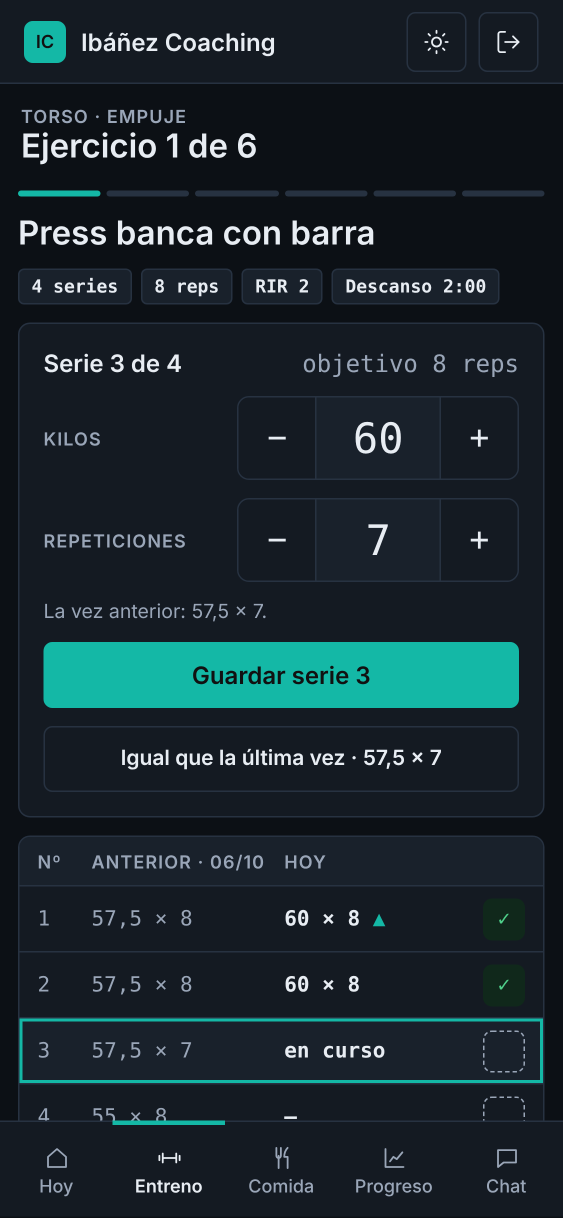
#> input picture recursos/cliente-entreno.png, 1125 x 2436 px, given in place of p1-1-raw.png, which was not available (shown at 1/2 size)
$ python lote-04.py
#> lines starting #> are read from the running program, lines starting #| are printed output that depends on the picture
# Lote 4 de @coachera.app: lunes 26, miércoles 28 y viernes 30 de octubre (7 imágenes de 1080 x 1350).
# Uso: python3 herramientas/lote-04.py [prefijo]   (sin prefijo, todas). Ver herramientas/README.md
import os, sys, subprocess, html
from PIL import Image

AQUI = os.path.dirname(os.path.abspath(__file__))
CAP = os.path.abspath(os.path.join(AQUI, "..", "recursos"))          # capturas de la app y el icono
SALIDA = os.environ.get("SALIDA", "/tmp/coachera-redes-salida")      # aquí quedan los PNG
HTML = os.path.join(SALIDA, "html"); PNG = os.path.join(SALIDA, "png")
os.makedirs(HTML, exist_ok=True); os.makedirs(PNG, exist_ok=True)
CHROME = os.environ.get("CHROME", "/opt/pw-browsers/chromium-1194/chrome-linux/chrome")
LOGO = f"file://{CAP}/../marca/logo/icono-1024.png"   # la C que avanza, en turquesa (desde el 17/10)
def cap(n): return f"file://{CAP}/{n}"

CSS = """
:root{--bg:#06080B;--sf:#0E131A;--sf2:#131A23;--line:rgba(255,255,255,.08);--line2:rgba(255,255,255,.16);
--text:#E8EDF3;--strong:#FFFFFF;--muted:#9AA6B8;--brand:#14B8A6;--brandtext:#5EEAD4;--onbrand:#06231F}
*{box-sizing:border-box}
html,body{margin:0;background:var(--bg)}
.s{width:1080px;height:1350px;position:relative;overflow:hidden;background:var(--bg);color:var(--text);
 font-family:'IBM Plex Sans',sans-serif;padding:104px 88px 0;-webkit-font-smoothing:antialiased}
.s.t{background:var(--brand);color:var(--onbrand)}
.kicker{font-family:'IBM Plex Mono',monospace;font-weight:500;font-size:26px;letter-spacing:.1em;text-transform:uppercase;color:var(--brandtext);margin-bottom:34px}
.t .kicker{color:rgba(6,35,31,.72)}
h1{font-weight:600;font-size:96px;line-height:1.02;letter-spacing:-.03em;margin:0;color:var(--strong)}
h2{font-weight:600;font-size:68px;line-height:1.07;letter-spacing:-.025em;margin:0;color:var(--strong)}
.t h1,.t h2{color:var(--onbrand)}
.lead{font-size:38px;line-height:1.35;color:var(--muted);margin-top:30px;font-weight:400}
.t .lead{color:rgba(6,35,31,.82)}
.acento{color:var(--brandtext)}
.pie{position:absolute;left:88px;right:88px;bottom:70px;display:flex;align-items:center;justify-content:space-between}
.marca{display:flex;align-items:center;gap:16px;font-size:28px;color:var(--muted);font-weight:500}
.marca img{width:52px;height:52px;border-radius:12px;display:block}
.t .marca{color:rgba(6,35,31,.78)} .t .marca img{box-shadow:0 0 0 2px rgba(6,35,31,.55)}
.cont{font-family:'IBM Plex Mono',monospace;font-size:26px;color:var(--muted);display:flex;align-items:center;gap:14px}
.t .cont{color:rgba(6,35,31,.72)}
.desliza{font-size:44px;line-height:1}
.btn{display:inline-flex;align-items:center;gap:16px;background:var(--brand);color:var(--onbrand);font-weight:600;font-size:38px;
 padding:28px 44px;border-radius:999px;border:1.5px solid var(--brandtext)}
.t .btn{background:var(--onbrand);color:#fff;border-color:var(--onbrand)}
.chips{display:flex;flex-wrap:wrap;gap:16px;margin-top:56px}
.chip{border:1.5px solid var(--line2);border-radius:999px;padding:16px 30px;font-size:32px;font-weight:500;color:var(--text)}
.t .chip{border-color:rgba(6,35,31,.5);color:var(--onbrand)}
.nota{font-size:30px;color:var(--muted);margin-top:26px}
.t .nota{color:rgba(6,35,31,.78)}
.cifra{font-family:'IBM Plex Mono',monospace;font-weight:500;font-size:300px;line-height:.9;letter-spacing:-.05em;color:var(--strong)}
.tel{position:absolute;background:#000;border-radius:66px;padding:14px;border:1.5px solid var(--line2)}
.tel img{display:block;width:100%;border-radius:52px}
.win{background:var(--sf);border:1.5px solid var(--line2);border-radius:20px;overflow:hidden}
.win .barra{height:40px;display:flex;align-items:center;gap:10px;padding:0 18px;border-bottom:1px solid var(--line)}
.win .barra i{width:12px;height:12px;border-radius:50%;background:#2A3442;display:block}
.win img{display:block;width:100%}
.filas{margin-top:64px;display:flex;flex-direction:column;gap:0}
.fila{display:flex;align-items:center;gap:28px;padding:30px 0;border-top:1.5px solid var(--line);font-size:38px;color:var(--text)}
.fila:last-child{border-bottom:1.5px solid var(--line)}
.fila svg{width:46px;height:46px;flex:none;stroke:var(--brandtext);fill:none;stroke-width:1.8;stroke-linecap:round;stroke-linejoin:round}
.card{background:var(--sf);border:1.5px solid var(--line2);border-radius:16px}
.mono{font-family:'IBM Plex Mono',monospace}
"""

ICON = {
 "fuga": '<svg viewBox="0 0 24 24"><circle cx="9" cy="8" r="4"/><path d="M2 21c0-3.9 3.1-7 7-7s7 3.1 7 7"/><path d="M17 8l5 5M22 8l-5 5"/></svg>',
 "memoria": '<svg viewBox="0 0 24 24"><path d="M7 7h13l-4-4M17 17H4l4 4"/></svg>',
 "pdf": '<svg viewBox="0 0 24 24"><path d="M14 3H6a2 2 0 0 0-2 2v14a2 2 0 0 0 2 2h12a2 2 0 0 0 2-2V9z"/><path d="M14 3v6h6"/></svg>',
 "cobro": '<svg viewBox="0 0 24 24"><circle cx="12" cy="12" r="9"/><path d="M15 9.5c-.5-1-1.6-1.5-3-1.5-1.7 0-3 .9-3 2s1.3 1.7 3 2 3 .9 3 2-1.3 2-3 2c-1.4 0-2.5-.5-3-1.5M12 6v2M12 16v2"/></svg>',
}

def pie(n=None, total=None, flecha=False):
    cont = ""
    if n:
        cont = f'<div class="cont">{n}/{total}' + ('<span class="desliza">→</span>' if flecha else '') + '</div>'
    return f'<div class="pie"><div class="marca"><img src="{LOGO}">coachera.fit</div>{cont}</div>'

def slide(body, turquesa=False, n=None, total=None, flecha=False):
    return f'<!doctype html><html><head><meta charset="utf-8"><style>{CSS}</style></head><body><div class="s{" t" if turquesa else ""}">{body}{pie(n,total,flecha)}</div></body></html>'

def tel(src, left, top, width):
    return f'<div class="tel" style="left:{left}px;top:{top}px;width:{width}px"><img src="{cap(src)}"></div>'

def win(src, extra=""):
    return f'<div class="win" style="{extra}"><div class="barra"><i></i><i></i><i></i></div><img src="{cap(src)}"></div>'

E = html.escape
S = {}
# ---------- P1 · Equivalencias de alimentos (lunes 26, carrusel de 3) ----------
S["p1-1"] = slide('<div class="kicker">Nutrición</div>'
  '<h1 style="font-size:112px;margin-top:130px">«No tengo arroz. ¿Qué como?»</h1>'
  '<div class="lead" style="font-size:44px;margin-top:44px">La pregunta que te llega cada semana. Que la conteste la app.</div>', True, 1, 3, True)
S["p1-2"] = slide('<div class="kicker">Cambiar un alimento</div><h2>Toca «Cambiar» y la app le dice cuánto tomar.</h2>'
  + tel("cliente-equivalencia.png", 348, 450, 384), False, 2, 3)
reglas = "".join(f'''<div style="display:flex;align-items:baseline;justify-content:space-between;gap:24px;padding:38px 0;border-top:1.5px solid var(--line)">
 <div style="font-size:44px;font-weight:500;color:#fff">{a}</div>
 <div class="mono" style="font-size:34px;color:var(--brandtext);text-align:right">{b}</div></div>''' for a, b in [
  ("Arroz", "→ por hidratos"), ("Pollo", "→ por proteína"), ("Aceite", "→ por grasa")])
S["p1-3"] = slide('<h2 style="margin-top:40px">Cambia el alimento, no la dieta.</h2>'
  '<div class="lead" style="font-size:40px;margin-top:26px">Se mantiene el macro que manda en cada alimento, y los gramos salen redondeados para poder pesarlos.</div>'
  '<div style="margin-top:60px;border-bottom:1.5px solid var(--line)">' + reglas + '</div>'
  '<div style="margin-top:64px"><span class="btn">Empieza gratis en coachera.fit</span></div>'
  '<div class="nota">Gratis hasta 5 clientes · Sin tarjeta</div>', False, 3, 3)

# ---------- P2 · Hábitos con su cifra (miércoles 28, imagen) ----------
TW, TL, TT = 396, 88, 400
sw = TW - 28; sh = sw * 2436 / 1125
def pt(fx, fy): return (TL + 14 + fx * sw, TT + 14 + fy * sh)
bx1, by1 = pt(0.245, 0.272)   # la casilla de «6,1k» en Pasos
bx2, by2 = pt(0.372, 0.469)   # el ✕ del miércoles en Dormir
lx = 600
anot = f'''
<svg style="position:absolute;left:0;top:0" width="1080" height="1350">
 <g stroke="#5EEAD4" stroke-width="2.5" fill="none">
  <circle cx="{bx1}" cy="{by1}" r="26" stroke-width="3.5"/><path d="M{bx1+26} {by1} H{lx-20}"/>
  <circle cx="{bx2}" cy="{by2}" r="26" stroke-width="3.5"/><path d="M{bx2+26} {by2} H{lx-20}"/>
 </g></svg>
<div style="position:absolute;left:{lx}px;top:{by1-50}px;width:400px;font-size:36px;line-height:1.25;color:#fff;font-weight:500">Apunta sus pasos y la casilla se marca sola</div>
<div style="position:absolute;left:{lx}px;top:{by2-50}px;width:400px;font-size:36px;line-height:1.25;color:#fff;font-weight:500">Ves el día que falló, no solo un número</div>'''
S["p2-1"] = slide('<h1>Hábitos que se ven.</h1><div class="lead" style="margin-top:22px;max-width:880px">Pasos, agua, sueño o proteína: tú eliges los de cada cliente y él los marca en un toque.</div>'
  + tel("cliente-habitos.png", TL, TT, TW) + anot)

# ---------- P3 · Plantillas de inicio (viernes 30, carrusel de 3) ----------
S["p3-1"] = slide('<div class="kicker">Plantillas de inicio</div>'
  '<h1 style="font-size:104px;margin-top:130px">Tu primer cliente no tiene que esperar a tu primera rutina.</h1>'
  '<div class="lead" style="font-size:42px;margin-top:44px">Cuatro rutinas listas para adaptar desde el primer día.</div>', False, 1, 3, True)
S["p3-2"] = slide('<h2>Cuatro rutinas de Coachera, listas para usar.</h2>'
  '<div class="chips" style="margin-top:44px;gap:14px;max-width:520px">'
  + "".join(f'<span class="chip" style="font-size:28px;padding:14px 24px">{c}</span>' for c in
    ["Cuerpo completo · 3 días", "Torso / Pierna · 4 días", "Torso, Pierna, Empuje, Tirón y Pierna · 5 días", "Glúteo y pierna · 4 días"])
  + '</div>' + tel("panel-plantillas-movil.png", 640, 330, 360), False, 2, 3)
pasos4 = "".join(f'''<div style="display:flex;gap:36px;padding:40px 0;border-top:1.5px solid var(--line)">
 <div class="mono acento" style="font-size:60px;font-weight:500;line-height:1">{n}</div>
 <div style="font-size:42px;line-height:1.3;color:var(--text)">{t}</div></div>''' for n, t in [
  ("01", "Tocas «Usar» y se copia a tus plantillas."),
  ("02", "La cambias a tu manera: ejercicios, series y descansos."),
  ("03", "Se la asignas a tu cliente y la ve en su app.")])
S["p3-3"] = slide('<h2 style="margin-top:40px">Empiezas con una base y la haces tuya.</h2>'
  '<div style="margin-top:56px;border-bottom:1.5px solid var(--line)">' + pasos4 + '</div>'
  '<div style="margin-top:64px"><span class="btn">Empieza gratis en coachera.fit</span></div>'
  '<div class="nota">Gratis hasta 5 clientes · Sin tarjeta</div>', False, 3, 3)

def render(nombre, doc):
#> called with nombre = 'p1-1'
    h = os.path.join(HTML, nombre + ".html")
    open(h, "w", encoding="utf-8").write(doc)
    raw = os.path.join(HTML, nombre + "-raw.png")
    subprocess.run([CHROME, "--headless=new", "--no-sandbox", "--disable-gpu", "--hide-scrollbars",
                    "--allow-file-access-from-files", "--force-device-scale-factor=1",
                    "--window-size=1080,1500", f"--screenshot={raw}", "file://" + h],
                   check=True, stdout=subprocess.DEVNULL, stderr=subprocess.DEVNULL, timeout=60)
#> (this line was passed over: subprocess is not available in this run)
    Image.open(raw).convert("RGB").crop((0, 0, 1080, 1350)).save(os.path.join(PNG, nombre + ".png"))
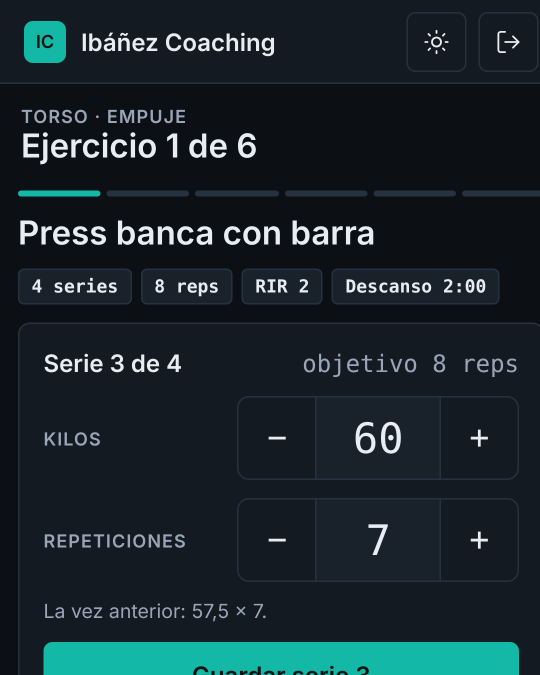
#> saved as p1-1.png: PIL image 1080x1350 RGB (shown at 1/2 size); mean R, G, B 25.7, 38.9, 45.2
    os.remove(raw)

pref = sys.argv[1] if len(sys.argv) > 1 else ""
for k in sorted(S):
    if k.startswith(pref):
        render(k, S[k]); print("ok", k)
#> pass 2 of the loop `for k in sorted(S):`:
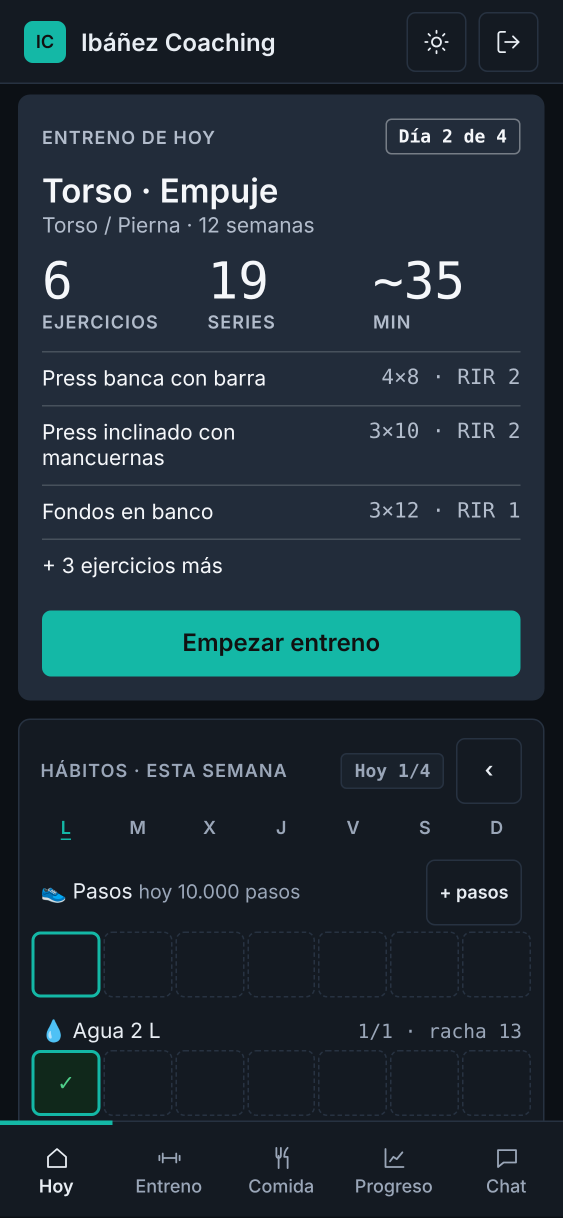
#> input picture recursos/cliente-hoy.png, 1125 x 2436 px, given in place of p1-2-raw.png, which was not available (shown at 1/2 size)
#> in render (call 2), `Image.open(raw).convert("RGB").crop((0, 0, 1080, 1350)).save(os.path.j..`:
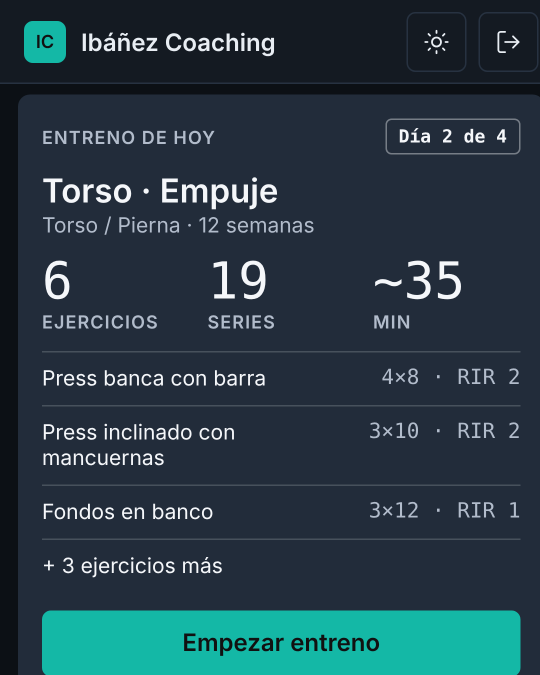
#> saved as p1-2.png: PIL image 1080x1350 RGB (shown at 1/2 size); mean R, G, B 38, 60.2, 70
#> (the run stopped early here; a loop or call above may not have finished)
